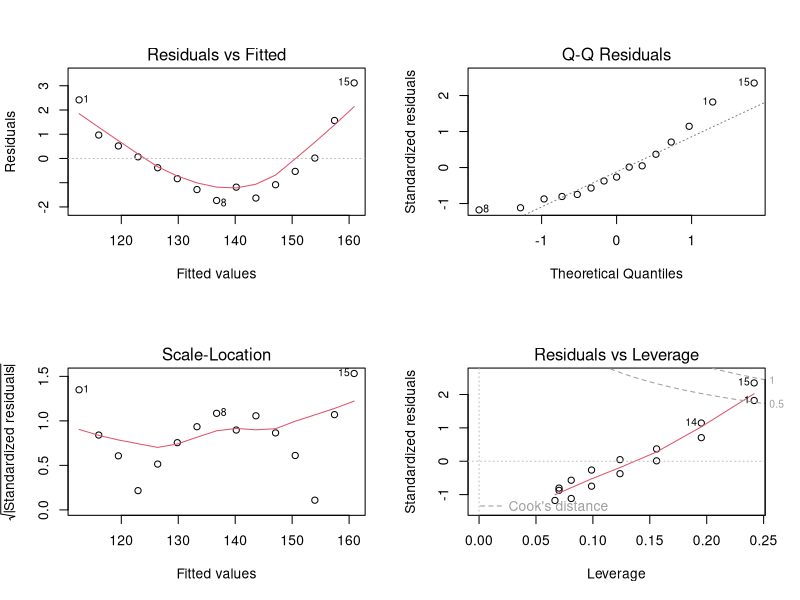
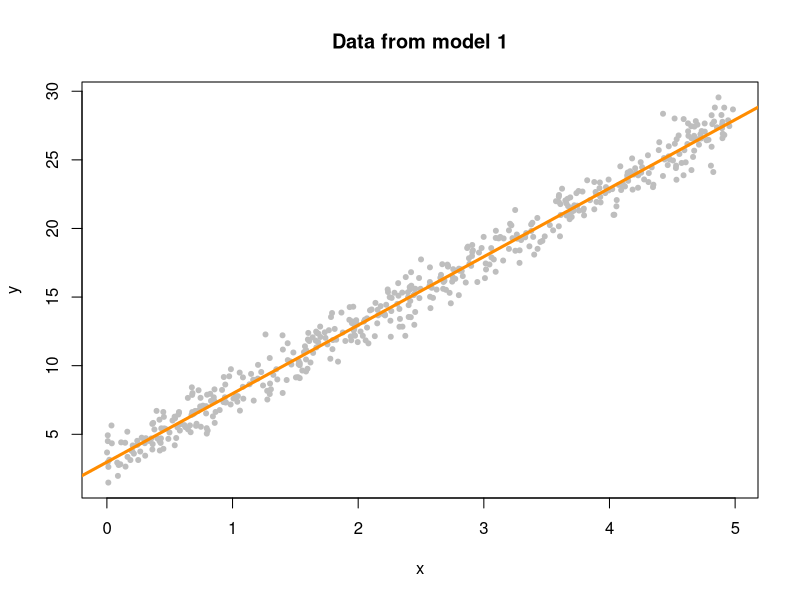
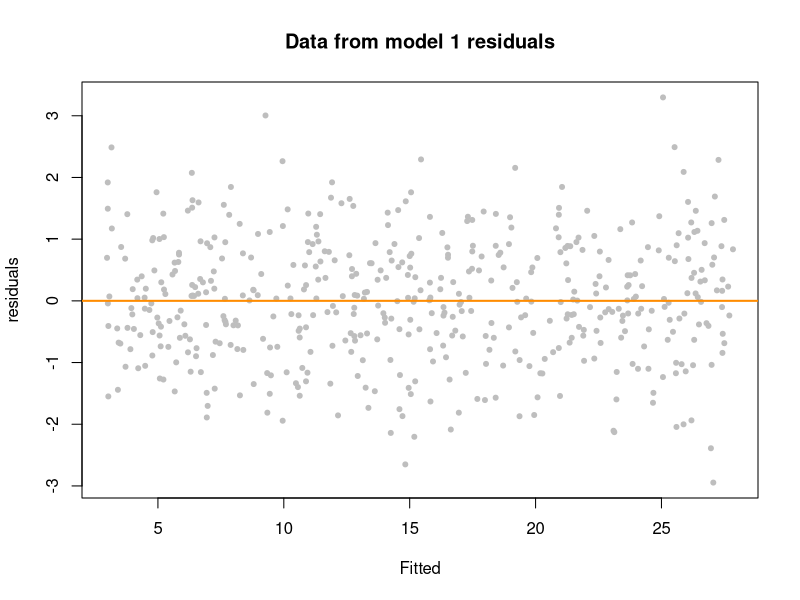
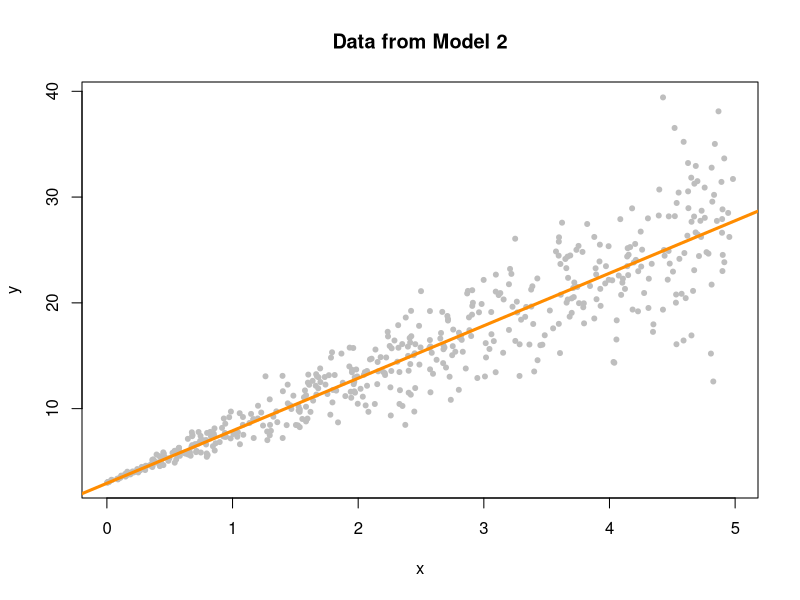
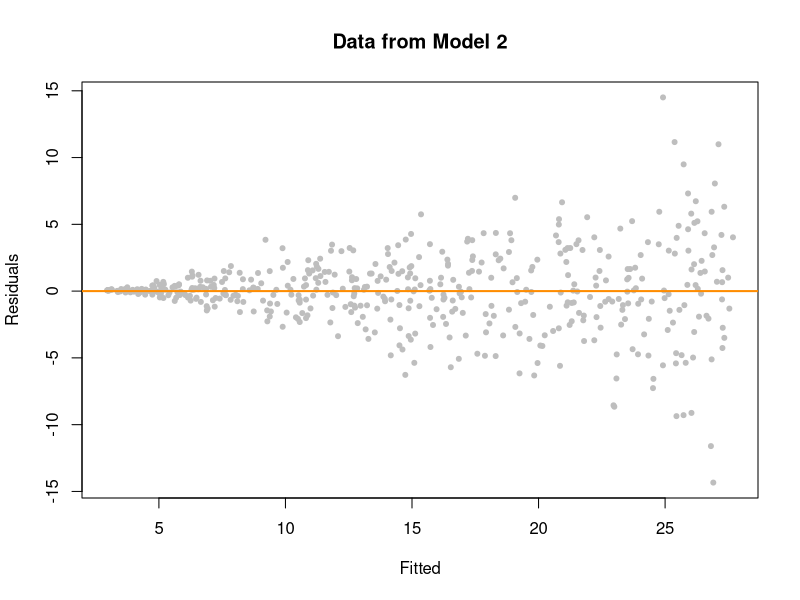
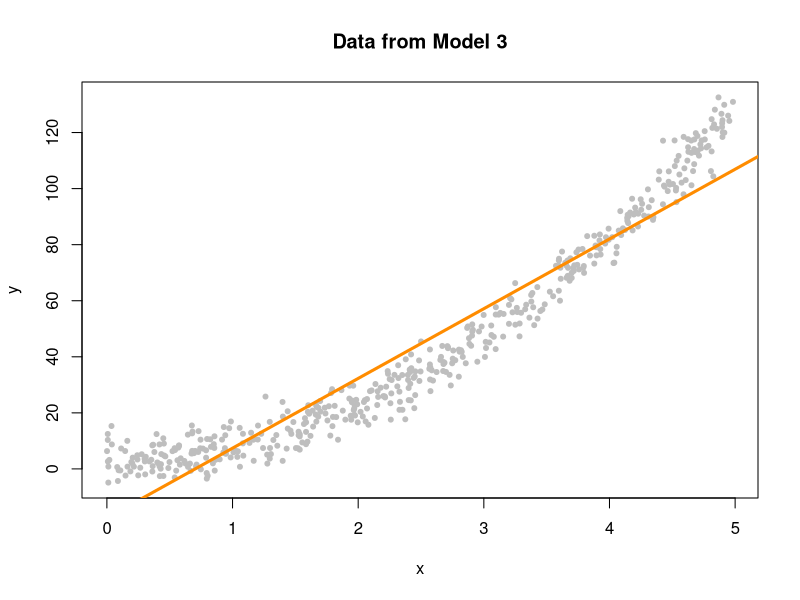
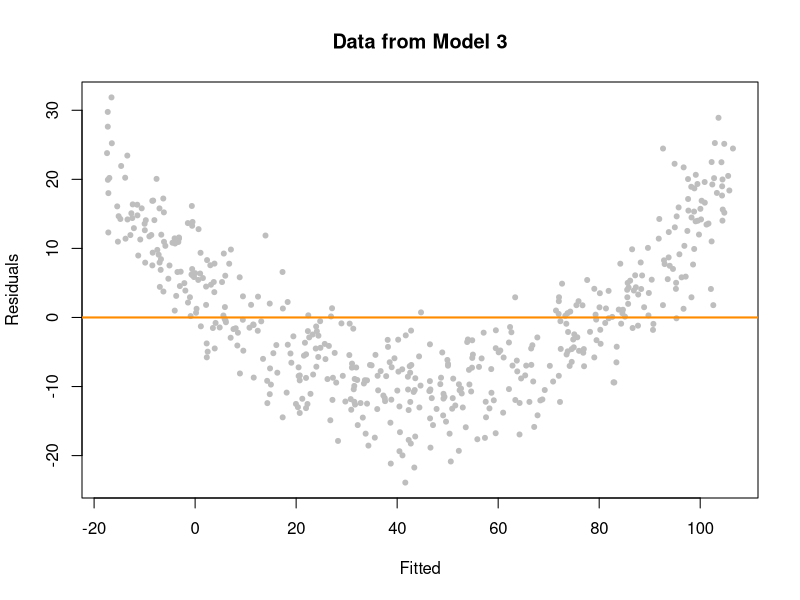
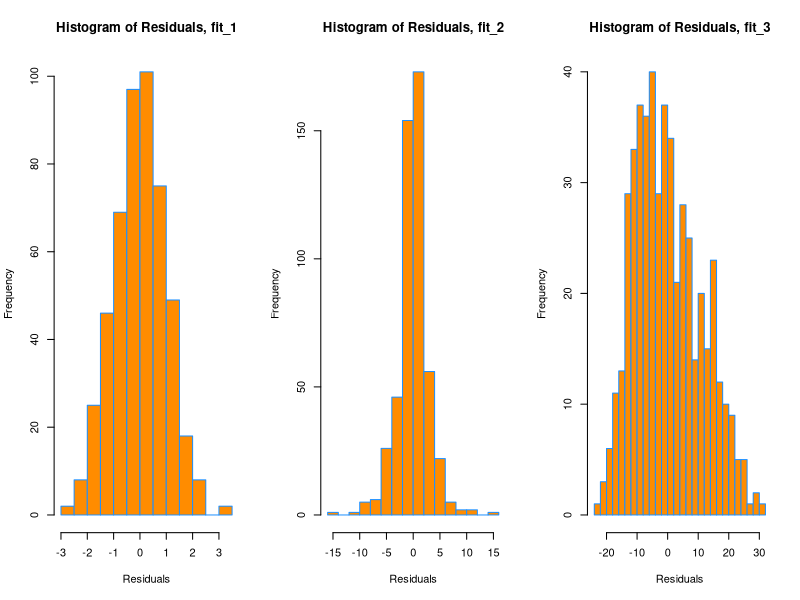

Recreate these plots in R, in order.
## ---- chunk 1
data(women) #load women dataset
fit=lm(weight~height, women) #run regression analysis
#plot(fit)

#showing all 4 plots at once:
par(mfrow=c(2,2)) #grid of 2x2 graphs
plot(fit)
par(mfrow=c(1,1)) #this shows 1x1 grid
## ---- chunk 2
#MODEL 1
sim_1 = function(sample_size = 500) {
  x = runif(n = sample_size) * 5
  y = 3 + 5 * x + rnorm(n = sample_size, mean = 0, sd = 1)
  data.frame(x, y)
}

#MODEL 2
sim_2 = function(sample_size = 500) {
  x = runif(n = sample_size) * 5
  y = 3 + 5 * x + rnorm(n = sample_size, mean = 0, sd = x)
  data.frame(x, y)
}
#MODEL 3
sim_3 = function(sample_size = 500) {
  x = runif(n = sample_size) * 5
  y = 3 + 5 * x ^ 2 + rnorm(n = sample_size, mean = 0, sd = 5)
  data.frame(x, y)
}

## ---- chunk 3
set.seed(42)
sim_data_1 = sim_1()
head(sim_data_1) #print the first model head

#Fit the model and fitted line to a scatterplot
plot(y~x, data=sim_data_1, col="grey", pch=20, main="Data from model 1")
fit_1 = lm(y~x, data=sim_data_1) #Use the linear reg model to fit the line to data
abline(fit_1, col="darkorange", lwd=3)#print orange line of fit model
## ---- chunk 4
plot(fitted(fit_1), resid(fit_1), col="grey", pch=20, xlab="Fitted", ylab="residuals", main="Data from model 1 residuals")
abline(h=0, col="darkorange", lwd=2) #add horiz line at 0 to compare resids with.
## ---- chunk 5
set.seed(42) #seed a value into the model
sim_data_2 = sim_2() #generate simulated data
fit_2 = lm(y ~ x, data = sim_data_2) #fit the linear reg model to the data
plot(y ~ x, data = sim_data_2, col = "grey", pch = 20, 
     main = "Data from Model 2")
abline(fit_2, col = "darkorange", lwd = 3) #plot the line
## ---- chunk 6
plot(fitted(fit_2), resid(fit_2), col = "grey", pch = 20,
     xlab = "Fitted", ylab = "Residuals", main = "Data from Model 2")
abline(h = 0, col = "darkorange", lwd = 2)

## ---- chunk 7
set.seed(42)
sim_data_3 = sim_3() #set the seeded data equal to the model
fit_3 = lm(y ~ x, data = sim_data_3) #fit the model to the data and plot
plot(y ~ x, data = sim_data_3, col = "grey", pch = 20,
     main = "Data from Model 3")
abline(fit_3, col = "darkorange", lwd = 3) #plot the fitted line
## ---- chunk 8
plot(fitted(fit_3), resid(fit_3), col = "grey", pch = 20,
     xlab = "Fitted", ylab = "Residuals", main = "Data from Model 3")
abline(h = 0, col = "darkorange", lwd = 2)
## ---- chunk 9
install.packages("lmtest") #install package
library(lmtest)
bptest(fit_1) #run the test on model 1
## ---- chunk 10
bptest(fit_2)

## ---- chunk 11
bptest(fit_3)
## ---- chunk 12
par(mfrow = c(1, 3)) #show graphs in a 1x3 grid
hist(resid(fit_1), #Make histogram of residuals for model 1
     xlab   = "Residuals",
     main   = "Histogram of Residuals, fit_1",
     col    = "darkorange",
     border = "dodgerblue",
     breaks = 20)
hist(resid(fit_2), #make histogram for model 2 resid
     xlab   = "Residuals",
     main   = "Histogram of Residuals, fit_2",
     col    = "darkorange",
     border = "dodgerblue",
     breaks = 20)
hist(resid(fit_3), #histogram for model 3 resid
     xlab   = "Residuals",
     main   = "Histogram of Residuals, fit_3",
     col    = "darkorange",
     border = "dodgerblue",
     breaks = 20)
## ---- chunk 13
qqnorm(resid(fit_1), main='normal Q-Q plot, fit_1', col='lightgreen')
qqline(resid(fit_1), col='dodgerblue', lwd=2)
## ---- chunk 14
#show the entire function for qq plot copied from document

qq_plot = function(e) {

  n = length(e)
  normal_quantiles = qnorm(((1:n - 0.5) / n))
  # normal_quantiles = qnorm(((1:n) / (n + 1)))

  # plot theoretical verus observed quantiles
  plot(normal_quantiles, sort(e),
       xlab = c("Theoretical Quantiles"),
       ylab = c("Sample Quantiles"),
       col = "darkgrey")
  title("Normal Q-Q Plot")

  # calculate line through the first and third quartiles
  slope     = (quantile(e, 0.75) - quantile(e, 0.25)) / (qnorm(0.75) - qnorm(0.25))
  intercept = quantile(e, 0.25) - slope * qnorm(0.25)

  # add to existing plot
  abline(intercept, slope, lty = 2, lwd = 2, col = "dodgerblue") #choose how it plots
}

par(mfrow = c(1, 3)) #make a 1x3 grid
set.seed(420) 
qq_plot(rexp(10)) #check different sample sizes from 10 to 100 with exponential fcn
qq_plot(rexp(25))
qq_plot(rexp(100))
## ---- chunk 15
set.seed(42)
shapiro.test(rnorm(25))
## ---- chunk 16
#Below plots copied from the resource. 

par(mfrow = c(1, 3))
set.seed(42)
ex_data  = data.frame(x = 1:10,
                      y = 10:1 + rnorm(n = 10))
ex_model = lm(y ~ x, data = ex_data)

# low leverage, large residual, small influence
point_1 = c(5.4, 11)
ex_data_1 = rbind(ex_data, point_1)
model_1 = lm(y ~ x, data = ex_data_1)
plot(y ~ x, data = ex_data_1, cex = 2, pch = 20, col = "grey",
     main = "Low Leverage, Large Residual, Small Influence")
points(x = point_1[1], y = point_1[2], pch = 1, cex = 4, col = "black", lwd = 2)
abline(ex_model, col = "dodgerblue", lwd = 2)
abline(model_1, lty = 2, col = "darkorange", lwd = 2)
legend("bottomleft", c("Original Data", "Added Point"),
       lty = c(1, 2), col = c("dodgerblue", "darkorange"))

# high leverage, small residual, small influence
point_2 = c(18, -5.7)
ex_data_2 = rbind(ex_data, point_2)
model_2 = lm(y ~ x, data = ex_data_2)
plot(y ~ x, data = ex_data_2, cex = 2, pch = 20, col = "grey",
     main = "High Leverage, Small Residual, Small Influence")
points(x = point_2[1], y = point_2[2], pch = 1, cex = 4, col = "black", lwd = 2)
abline(ex_model, col = "dodgerblue", lwd = 2)
abline(model_2, lty = 2, col = "darkorange", lwd = 2)
legend("bottomleft", c("Original Data", "Added Point"),
       lty = c(1, 2), col = c("dodgerblue", "darkorange"))

# high leverage, large residual, large influence
point_3 = c(14, 5.1)

ex_data_3 = rbind(ex_data, point_3)
model_3 = lm(y ~ x, data = ex_data_3)
plot(y ~ x, data = ex_data_3, cex = 2, pch = 20, col = "grey", ylim = c(-3, 12),
     main = "High Leverage, Large Residual, Large Influence")
points(x = point_3[1], y = point_3[2], pch = 1, cex = 4, col = "black", lwd = 2)
abline(ex_model, col = "dodgerblue", lwd = 2)
abline(model_3, lty = 2, col = "darkorange", lwd = 2)
legend("bottomleft", c("Original Data", "Added Point"),
       lty = c(1, 2), col = c("dodgerblue", "darkorange"))
## ---- chunk 17
coef(ex_model)[2]
## ---- chunk 18
coef(model_1)[2]
## ---- chunk 19
coef(model_3)[2]
## ---- chunk 20
lev_ex = data.frame(
  x1 = c(0, 11, 11, 7, 4, 10, 5, 8),
  x2 = c(1, 5, 4, 3, 1, 4, 4, 2),
  y  = c(11, 15, 13, 14, 0, 19, 16, 8)) #create multivariate data.

plot(x2 ~ x1, data = lev_ex, cex = 2) #plot the x values, not the y values. 
points(7, 3, pch = 20, col = "red", cex = 2) #plot point (7,3) which is the mean of x1 and x2 respectively. color it red.

## ---- chunk 21
lev_fit = lm(y~ ., data=lev_ex)
hatvalues(lev_fit) # this function returns the leverages.

#Leverages are calculated by creating an X matrix, then calculating H, then extracting its diagonal elements. H is the 'hat matrix' which is used to project onto the subspace spanned by the columns of X. Simply known as a projection matrix. It is a matrix which takes orig y values and adds a 'hat' onto them. (carat). The diagomal elements of the hat mtrix are the leverages. 
## ---- chunk 22
coef(lev_fit)
## ---- chunk 23
lev_ex[which.max(hatvalues(lev_fit)),]
## ---- chunk 24
lev_ex_1 = lev_ex #make copy of data
lev_ex_1$y[1] = 20 #change y value to 20
lm(y ~ ., data = lev_ex_1) #rerun the regression on this new data

## ---- chunk 25
which.min(hatvalues(lev_fit)) #find lowest leverage point
lev_ex[which.min(hatvalues(lev_fit)),] #print coordinates of lowest leverage pt
lev_ex_2 = lev_ex #create second copy of data
lev_ex_2$y[4] = 30 #change value of the y value of this point
lm(y ~ ., data = lev_ex_2) #rerun regression
## ---- chunk 26
#example using model 1:
hatvalues(model_1) > 2*mean(hatvalues(model_1))
## ---- chunk 27
hatvalues(model_2) > 2*mean(hatvalues(model_2))
## ---- chunk 28
#resid(model_1) #this gives the residuals.
#rstandard(model_1) #this gives standardized residuals.
rstandard(model_1) [abs(rstandard(model_1)) >2] #this shows only the standard residuals whose absolute value is greater than 2.
## ---- chunk 29
#calculate cook's distance:
cooks.distance(model_1)[11] >4 / length(cooks.distance(model_1)) #is cook's distance for point 11 larger than 4/n where n = number of points in model_1?
